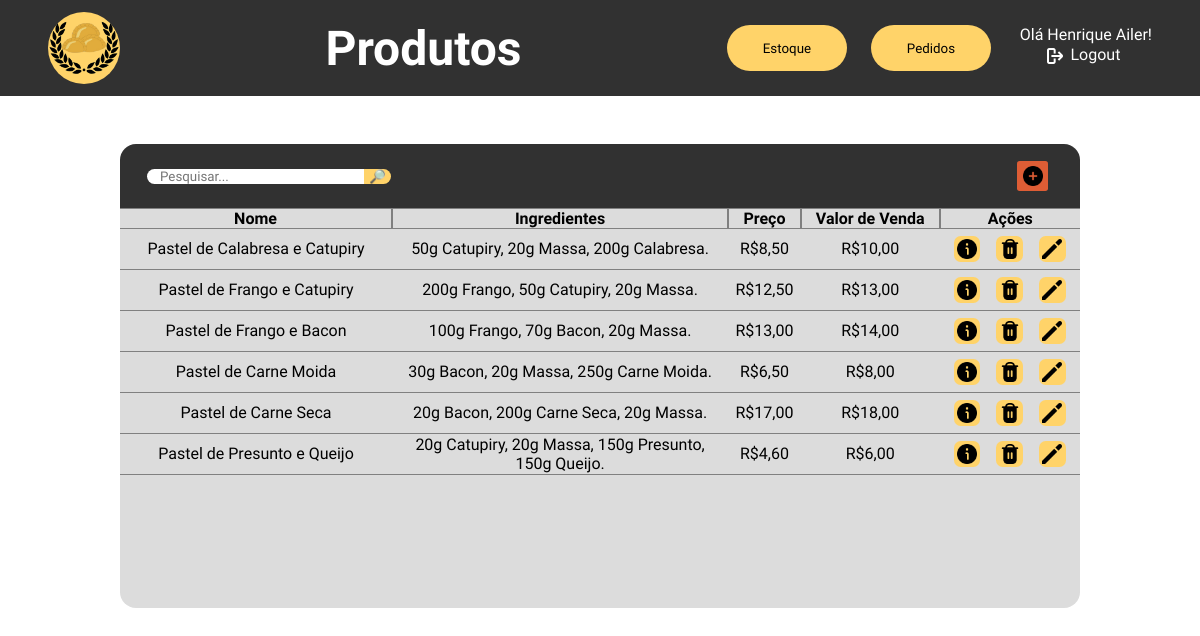
The page /php/tabelaProdutos.php (signed in) on the database its author committed.
### tables this page shows
CREATE TABLE IF NOT EXISTS `produtos` (
  `id_prod` int NOT NULL AUTO_INCREMENT,
  `nome_prod` varchar(50) NOT NULL,
  `img_prod` longblob NOT NULL,
  `valor_venda` decimal(10,2) NOT NULL,
  PRIMARY KEY (`id_prod`)
);

### php/utilities/fixMoney.php (called while the page is built)
<?php
    function fixMoney($value){
        return str_replace(".", ",", sprintf("%1$.2f", $value));
    }
?>

### php/tabelaProdutos.php (the view, shortened to what this page needs)
<?php
    include "utilities/fixMoney.php";
    function getIngredients($id){
        $str_ingredients = "";
        include "utilities/mysql_connect.php";
        $query = mysqli_query($connection, "select est.nome_item, est.unidade_medida, ig.id_ingrediente, ig.qtd_ingrediente from estoque est, produtos prod, ingredientes_prod ig WHERE ig.id_produto = $id and ig.id_ingrediente = est.id_item group by ig.id_ingrediente;");
        while($output = mysqli_fetch_array($query)){
            $str_ingredients = $str_ingredients."$output[3]$output[1] $output[0], ";
        }
        echo substr($str_ingredients, 0, -2).".";
    }
    function table($search){
        include "utilities/mysql_connect.php";
        $query = mysqli_query($connection, "select prod.nome_prod, sum(ig.preco_ingrediente*ig.qtd_ingrediente), prod.valor_venda, prod.id_prod from produtos prod, ingredientes_prod ig where ig.id_produto = prod.id_prod and prod.nome_prod like \"%$search%\" group by prod.id_prod;");
        while($output = mysqli_fetch_array($query)){
            $preco = fixMoney($output[1]);
            $val = fixMoney($output[2]);
            echo"<tr class='normal-row'>";
            echo"<td>$output[0]</td>";
            echo"<td style='width: 20em; padding-left: .5em; padding-right: .5em;'>";
            getIngredients($output[3]);
            echo"</td>";
            echo"<td>R$$preco</td>";
            echo"<td>R$$val</td>";
            echo"<td><div style='display: flex; justify-content: center; gap: 1em;'>";
            echo"<form action='tabelaProdutos.php' method='post'><input type='hidden' name='id_info' value='$output[3]'><button name='get_info' type='submit'><img src='../images/icons/info.png'></button></form>";
            echo"<form action='tabelaProdutos.php' method='post'><input type='hidden' name='id_delete-confirmar' value='$output[3]'><button name='delete' type='submit'><img src='../images/icons/delete.png'></button></form>";
            echo"<form action='tabelaProdutos.php' method='post'><input type='hidden' name='id_edit' value='$output[3]'><button name='edit' type='submit'><img src='../images/icons/edit.png'></button></form>";
            echo"</div></td></tr>";
        }
    }
?>
<!DOCTYPE html>
<html lang="pt-br">
<head>
    <link rel="stylesheet" href="../css/tabelaProdutos.css">
</head>
<body>
    <div class="navbar">
        <a href="adm_dashboard.php">
            <div class="logo"></div>
        </a>
        <h1>Produtos</h1>
        <div class="menu">
            <a href="tabelaEstoque.php"><button>Estoque</button></a>
            <a href="tabelaPedidos.php"><button>Pedidos</button></a>
            <div class="user-area">
                <?php
                $username = $_SESSION['username'];
                echo "<p>Olá $username!</p>";
                ?>
                <a href="sessionEnded.php">
                    <div class="logout"><img src="../images/icons/logout.png">
                        <p>Logout</p>
                    </div>
                </a>
            </div>
        </div>
    </div>
    <div class="center">
        <div class="table-header">
            <form action="tabelaProdutos.php" method="post" id="searchbox">
                <input type="text" placeholder="Pesquisar..." name="search" id="searchbar">
                <input type="submit" value="🔎︎">
            </form>
            <div id="menu">
                <form action="tabelaProdutos.php" method="post">
                    <button><img src="../images/icons/plus.png"></button>
                </form>
            </div>
        </div>
        <div class="table-holder">
            <table>
                <tr style="position: sticky; top: 0; background-color: #dcdcdc;">
                <th style="border-left: none;">Nome</th>
                <th>Ingredientes</th>
                <th>Preço</th>
                <th>Valor de Venda</th>
                <th style="border-right: none;">Ações</th></tr>
                <?php
                    if($_SERVER['REQUEST_METHOD'] === 'POST' && isset($_POST['search'])){
                        $search = $_POST['search'];
                        table($search);
                        echo "<script>
                                document.getElementById('searchbar').value='$search'
                                document.getElementById('close-search').style.display = 'block'
                            </script>";
                    }else{
                        table("");
                    }
                ?>
            </table>
        </div>
    </div>
</body>
</html>

### css/tabelaProdutos.css (style rules this page uses)
* { padding: 0; margin: 0; font-family: "Kanit", Arial, Helvetica, sans-serif; }
body { overflow: hidden; }
.navbar { height: 6em; background-color: #313131; display: flex; justify-content: space-between; align-items: center; padding-left: 3em; padding-right: 3em; }
.navbar h1 { color: white; font-size: 3em; }
.navbar .logo { height: 4.5em; width: 4.5em; border-radius: 3em; background-color: #FFD369; background-image: url('../images/logo.png'); background-size: contain; background-repeat: no-repeat; background-position: center center; }
.navbar .menu { display: flex; gap: 1.5em; }
.navbar .menu button { width: 9em; height: 3.5em; background-color: #FFD369; border: none; border-radius: 2em; cursor: pointer; transition: 200ms; }
.navbar .menu .user-area { display: flex; flex-direction: column; align-items: center; color: white; }
.navbar .menu .user-area p { margin-bottom: .1em; }
.navbar .menu .user-area .logout { display: flex; align-items: center; }
.navbar .menu .user-area a { text-decoration: none; color: white; }
.navbar .menu .user-area p { margin-left: .3em; }
.navbar .menu .user-area .logout img { width: 1em; height: 1em; filter: invert(100%); margin-right: .2em; }
.center { height: calc(100vh - 6em); display: flex; justify-content: start; align-items: center; flex-direction: column; }
.table-header { margin-top: 3em; width: 60em; height: 4em; background-color: #313131; border-radius: 1em 1em 0 0; display: flex; justify-content: space-between; align-items: center; }
.table-header #searchbox { display: flex; align-items: center; justify-content: center; width: fit-content; }
.table-header #searchbox input[type="text"] { margin-left: 2em; padding-left: 1em; padding-right: 1em; border: none; border-radius: 1em 0 0 1em; }
.table-header #searchbox input[type="submit"] { border: none; background-color: #FFD369; width: 2em; border-radius: 0 1em 1em 0; cursor: pointer; }
.table-header #menu { margin-right: 2em; display: flex; justify-content: center; align-items: center; gap: 1em; }
.table-header #menu button { width: 2.3em; height: 2.3em; border: none; border-radius: .2em; cursor: pointer; background-color: #DE5D35; display: flex; align-items: center; justify-content: center; transition: 200ms; }
.table-header #menu button img { width: 1.5em; height: 1.5em; }
.table-holder { width: 60em; height: 25em; background-color: #dcdcdc; border-radius: 0 0 1em 1em; overflow-y: scroll; }
.table-holder table { width: 60em; border-spacing: 0; text-align: center; }
.table-holder table th { border: .1em solid grey; }
.table-holder table td { border-bottom: .1em solid grey; }
.table-holder table button { width: 2em; height: 2em; margin-top: .5em; margin-bottom: .5em; border: none; border-radius: .5em; cursor: pointer; display: flex; align-items: center; justify-content: center; background-color: #FFD369; transition: 200ms; }
.table-holder table button img { width: 1.5em; height: 1.5em; }

### rows shown on the page
produtos: nome_prod "Pastel de Calabresa e Catupiry", str_ingredients "50g Catupiry, 20g Massa, 200g Calabresa", preco "8,50", valor_venda "10,00"
produtos: nome_prod "Pastel de Frango e Catupiry", str_ingredients "200g Frango, 50g Catupiry, 20g Massa", preco "12,50", valor_venda "13,00"
produtos: nome_prod "Pastel de Frango e Bacon", str_ingredients "100g Frango, 70g Bacon, 20g Massa", preco "13,00", valor_venda "14,00"
produtos: nome_prod "Pastel de Carne Moida", str_ingredients "30g Bacon, 20g Massa, 250g Carne Moida", preco "6,50", valor_venda "8,00"
produtos: nome_prod "Pastel de Carne Seca", str_ingredients "20g Bacon, 200g Carne Seca, 20g Massa", preco "17,00", valor_venda "18,00"
produtos: nome_prod "Pastel de Presunto e Queijo", str_ingredients "20g Catupiry, 20g Massa, 150g Presunto, 150g Queijo", preco "4,60", valor_venda "6,00"

### other values the page prints
$username "Henrique Ailer"
